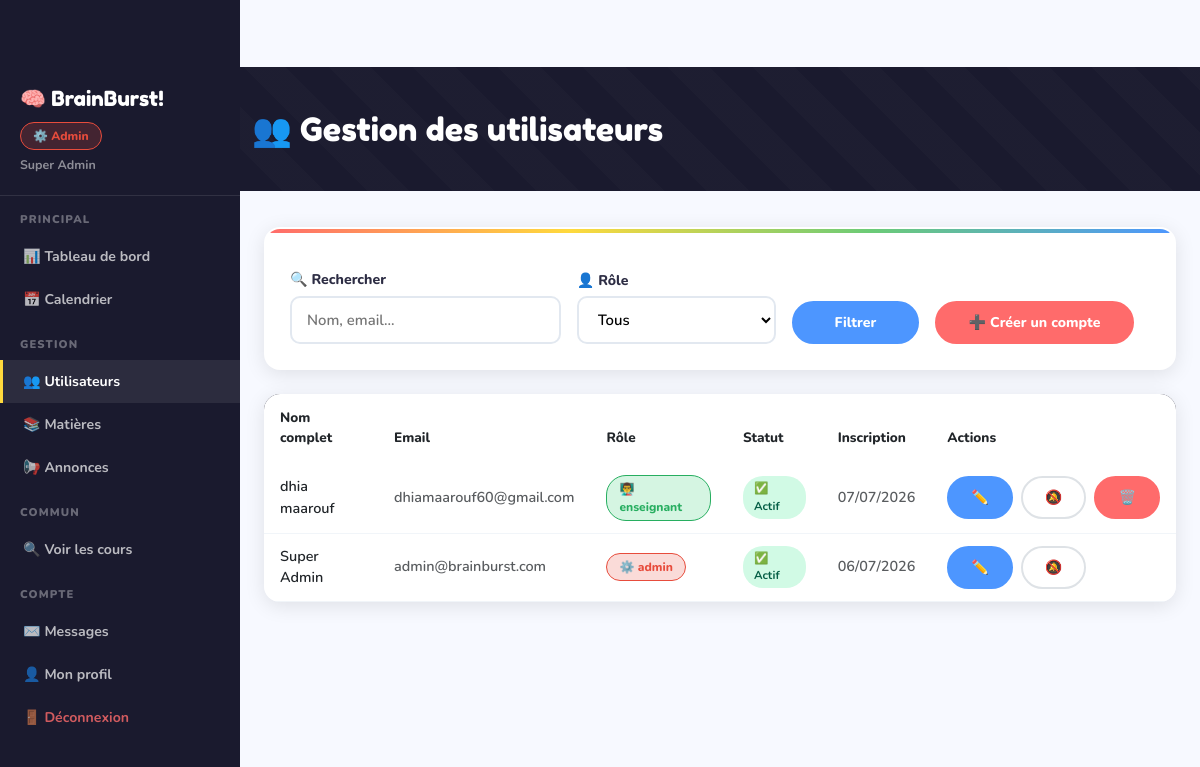
The app's page /admin/users (signed in) with its own data.
### app.py (models this page shows)
class User(UserMixin, db.Model):
    id            = db.Column(db.Integer, primary_key=True)
    nom           = db.Column(db.String(100), nullable=False)
    prenom        = db.Column(db.String(100), nullable=False)
    email         = db.Column(db.String(150), unique=True, nullable=False)
    password      = db.Column(db.String(200), nullable=False)
    role          = db.Column(db.String(20),  default='eleve')  # admin | enseignant | eleve
    actif         = db.Column(db.Boolean,     default=True)
    bio           = db.Column(db.Text,        default='')
    date_creation = db.Column(db.DateTime,    default=datetime.utcnow)
    groupe_id     = db.Column(db.Integer, db.ForeignKey('groupe.id'), nullable=True)
    cours_crees  = db.relationship('Cours',       backref='enseignant', lazy=True)
    inscriptions = db.relationship('Inscription', backref='eleve',      lazy=True)
    travaux_rendus = db.relationship('TravauxRendu', backref='eleve',   lazy=True)
    msg_envoyes  = db.relationship('Message', foreign_keys='Message.expediteur_id',   backref='expediteur',   lazy=True)
    msg_recus    = db.relationship('Message', foreign_keys='Message.destinataire_id', backref='destinataire', lazy=True)

### app.py (the view)
@app.route('/admin/users')
@login_required
def admin_users():
    if not require_role('admin'): return redirect(url_for('dashboard'))
    role   = request.args.get('role', '')
    search = request.args.get('q', '')
    q = User.query
    if role:   q = q.filter_by(role=role)
    if search: q = q.filter(User.nom.ilike(f'%{search}%') | User.email.ilike(f'%{search}%'))
    users = q.order_by(User.date_creation.desc()).all()
    return render_template('admin/admin_users.html', users=users, role=role, search=search)

### app.py (called while the page is built)
@login_manager.user_loader
def load_user(uid): return User.query.get(int(uid))

def require_role(*roles):
    if current_user.role not in roles:
        flash('Accès non autorisé.', 'danger')
        return False
    return True

@app.context_processor
def inject_globals():
    return {'now': datetime.utcnow, 'current_year': datetime.utcnow().year}

### templates/admin/admin_users.html (shortened to what this page needs)
{% extends "base.html" %}
{% block content %}
<div class="page-header">
  <div class="container">
    <h2>👥 Gestion des utilisateurs</h2>
  </div>
</div>
<div class="container-fluid px-4 pb-5">
  <div class="card-fun p-4 mb-4">
    <div class="row g-3 align-items-end">
      <form method="GET" class="row g-3 align-items-end w-100">
        <div class="col-md-4">
          <label class="lbl">🔍 Rechercher</label>
          <input type="text" name="q" class="form-control-fun" placeholder="Nom, email..." value="{{ search }}">
        </div>
        <div class="col-md-3">
          <label class="lbl">👤 Rôle</label>
          <select name="role" class="form-select-fun">
            <option value="">Tous</option>
          </select>
        </div>
        <div class="col-md-2">
          <button type="submit" class="btn btn-fun btn-sky w-100 fw-800">Filtrer</button>
        </div>
        <div class="col-md-3 text-end">
          <a href="{{ url_for('admin_user_creer') }}" class="btn btn-fun btn-coral w-100 fw-800">➕ Créer un compte</a>
        </div>
      </form>
    </div>
  </div>
  <div class="table-fun">
    <table class="table mb-0">
      <thead>
        <tr><th>Nom complet</th><th>Email</th><th>Rôle</th><th>Statut</th><th>Inscription</th><th>Actions</th></tr>
      </thead>
      <tbody>
        {% for u in users %}
        <tr>
          <td><div class="fw-800">{{ u.prenom }} {{ u.nom }}</div></td>
          <td class="text-muted fw-600 small">{{ u.email }}</td>
          <td><span class="role-badge role-{{ u.role }}">{{ '⚙️' if u.role=='admin' else '👨‍🏫' if u.role=='enseignant' else '🎓' }} {{ u.role }}</span></td>
          <td>
            {% if u.actif %}
            <span class="badge-fun badge-publie">✅ Actif</span>
            {% else %}
            <span class="badge-fun" style="background:#fee2e2;color:#991b1b">🚫 Désactivé</span>
            {% endif %}
          </td>
          <td class="text-muted small fw-600">{{ u.date_creation.strftime('%d/%m/%Y') }}</td>
          <td>
            <div class="d-flex gap-2">
              <a href="{{ url_for('admin_user_editer', uid=u.id) }}" class="btn btn-fun btn-sky btn-sm">✏️</a>
              <form method="POST" action="{{ url_for('admin_user_toggle', uid=u.id) }}">
                <button type="submit" class="btn btn-fun btn-sm {{ 'btn-outline-fun' if u.actif else 'btn-mint' }}" title="{{ 'Désactiver' if u.actif else 'Activer' }}">
                  {{ '🔕' if u.actif else '✅' }}
                </button>
              </form>
              {% if u.id != current_user.id %}
              <form method="POST" action="{{ url_for('admin_user_supprimer', uid=u.id) }}" onsubmit="return confirm('Supprimer cet utilisateur ?')">
                <button type="submit" class="btn btn-fun btn-sm btn-coral">🗑️</button>
              </form>
              {% endif %}
            </div>
          </td>
        </tr>
        {% else %}
        <tr><td colspan="6" class="text-center py-4 text-muted fw-600">Aucun utilisateur trouvé</td></tr>
        {% endfor %}
      </tbody>
    </table>
  </div>
</div>
{% endblock %}

### templates/base.html (shortened to what this page needs)
<!DOCTYPE html>
<html lang="fr">
<head>
<link href="https://cdnjs.cloudflare.com/ajax/libs/bootstrap/5.3.0/css/bootstrap.min.css" rel="stylesheet">
<link href="https://cdnjs.cloudflare.com/ajax/libs/font-awesome/6.4.0/css/all.min.css" rel="stylesheet">
</head>
<body>
{% if current_user.is_authenticated %}
<div class="side-nav">
  <div style="padding:16px 20px 20px;border-bottom:1px solid rgba(255,255,255,.1)">
    <div style="font-family:'Fredoka One',cursive;color:white;font-size:1.3rem">🧠 BrainBurst!</div>
    <div class="mt-2">
      <span class="role-badge role-{{ current_user.role }}">
        {{ '⚙️ Admin' if current_user.role=='admin' else '👨‍🏫 Enseignant' if current_user.role=='enseignant' else '🎓 Élève' }}
      </span>
    </div>
    <div style="color:rgba(255,255,255,.5);font-size:.78rem;font-weight:700;margin-top:6px">
      {{ current_user.prenom }} {{ current_user.nom }}
    </div>
  </div>
  {% if current_user.role == 'admin' %}
  <div class="nav-section">Principal</div>
  <a href="{{ url_for('admin_dashboard') }}" class="{{ 'active' if request.endpoint=='admin_dashboard' }}">📊 Tableau de bord</a>
  <a href="{{ url_for('admin_calendrier') }}" class="{{ 'active' if request.endpoint=='admin_calendrier' }}">📅 Calendrier</a>
  <div class="nav-section">Gestion</div>
  <a href="{{ url_for('admin_users') }}" class="{{ 'active' if request.endpoint in ['admin_users','admin_user_creer','admin_user_editer'] }}">👥 Utilisateurs</a>
  <a href="{{ url_for('admin_matieres') }}" class="{{ 'active' if request.endpoint in ['admin_matieres','admin_matiere_creer','admin_matiere_editer'] }}">📚 Matières</a>
  <a href="{{ url_for('admin_annonces') }}" class="{{ 'active' if request.endpoint=='admin_annonces' }}">📢 Annonces</a>
  <div class="nav-section">Commun</div>
  <a href="{{ url_for('liste_cours') }}">🔍 Voir les cours</a>
  {% endif %}
  <div class="nav-section">Compte</div>
  <a href="{{ url_for('messages') }}">✉️ Messages</a>
  <a href="{{ url_for('profil') }}">👤 Mon profil</a>
  <a href="{{ url_for('logout') }}" style="color:rgba(255,107,107,.8)!important">🚪 Déconnexion</a>
</div>
<div class="main-content">
{% endif %}
{% block content %}{% endblock %}
</div>
</body>
</html>

### templates/base.html (style rules this page uses)
:root { --sun:#FFD93D; --coral:#FF6B6B; --mint:#6BCB77; --sky:#4D96FF; --violet:#C77DFF; --peach:#FFB347; --dark:#1A1A2E; --ink:#2D2D44; --paper:#FFFDF7; --light:#F7F9FF; --admin:#e74c3c; --teacher:#2ecc71; --student:#3498db; --shadow:0 4px 20px rgba(0,0,0,.1); --radius:16px; --radius-sm:10px; }
* { box-sizing:border-box }
body { font-family:'Nunito',sans-serif;background:var(--light);color:var(--ink);overflow-x:hidden;padding-top:67px }
.role-badge { display:inline-flex;align-items:center;gap:5px;padding:4px 12px;border-radius:20px; font-size:.75rem;font-weight:800 }
.role-admin { background:rgba(231,76,60,.2);color:#e74c3c;border:1px solid #e74c3c }
.role-enseignant { background:rgba(46,204,113,.2);color:#27ae60;border:1px solid #27ae60 }
.page-header { background:var(--dark);padding:44px 0 34px;margin-bottom:36px;position:relative;overflow:hidden }
.page-header::before { content:'';position:absolute;inset:0; background:repeating-linear-gradient(45deg,transparent,transparent 30px,rgba(255,255,255,.015) 30px,rgba(255,255,255,.015) 60px) }
.page-header h2 { font-family:'Fredoka One',cursive;font-size:2rem;color:white;position:relative }
.card-fun { background:white;border:2px solid transparent;border-radius:var(--radius); box-shadow:var(--shadow);transition:all .25s;position:relative;overflow:hidden }
.card-fun::before { content:'';position:absolute;top:0;left:0;right:0;height:4px; background:linear-gradient(90deg,var(--coral),var(--sun),var(--mint),var(--sky)) }
.btn-fun { font-weight:800;border-radius:25px;padding:9px 22px;border:2.5px solid transparent; transition:all .2s;font-size:.88rem }
.btn-coral { background:var(--coral);color:white;border-color:var(--coral) }
.btn-sky { background:var(--sky);color:white;border-color:var(--sky) }
.btn-outline-fun { background:transparent;border:2px solid #dee2e6;color:var(--ink) }
.form-control-fun,.form-select-fun { border:2.5px solid #e2e8f0;border-radius:var(--radius-sm); padding:11px 15px;font-family:'Nunito',sans-serif;font-weight:600;font-size:.93rem; transition:border-color .2s,box-shadow .2s;width:100%;background:white }
.lbl { font-weight:800;font-size:.88rem;display:block;margin-bottom:5px }
.badge-fun { border-radius:20px;font-weight:700;font-size:.72rem;padding:4px 11px;display:inline-block }
.badge-publie { background:#d1fae5;color:#065f46 }
.side-nav { background:var(--dark); width:240px; position:fixed; top:0;left:0;bottom:0; z-index:999; overflow-y:auto; padding-top:67px; }
.side-nav a { display:flex;align-items:center;gap:10px; padding:11px 20px; color:rgba(255,255,255,.7); font-weight:700;font-size:.88rem; text-decoration:none; transition:all .2s; border-left:3px solid transparent; }
.side-nav a:hover,.side-nav a.active { color:white;background:rgba(255,255,255,.08);border-left-color:var(--sun) }
.side-nav .nav-section { padding:16px 20px 6px; font-size:.7rem;font-weight:900; text-transform:uppercase;letter-spacing:.1em; color:rgba(255,255,255,.35) }
.main-content { margin-left:240px; min-height:100vh; width:calc(100% - 240px); float:left; }
body { overflow-x:hidden }
.table-fun { border-radius:var(--radius);overflow:hidden;box-shadow:var(--shadow) }
.table-fun thead { background:var(--dark);color:white }
.table-fun thead th { font-weight:800;font-size:.85rem;padding:14px 16px;border:none }
.table-fun tbody tr { border-bottom:1px solid #f1f5f9;transition:background .15s }
.table-fun tbody td { padding:12px 16px;vertical-align:middle;font-weight:600;font-size:.9rem }

### records on screen
User: role "⚙️ Admin", prenom "Super", nom "Admin", email "admin@brainburst.com", role "⚙️", role "admin", shows "✅ Actif", date_creation "06/07/2026", actif "🔕"
User: prenom "dhia", nom "maarouf", email "dhiamaarouf60@gmail.com", role "👨‍🏫", role "enseignant", shows "✅ Actif", date_creation "07/07/2026", actif "🔕"
